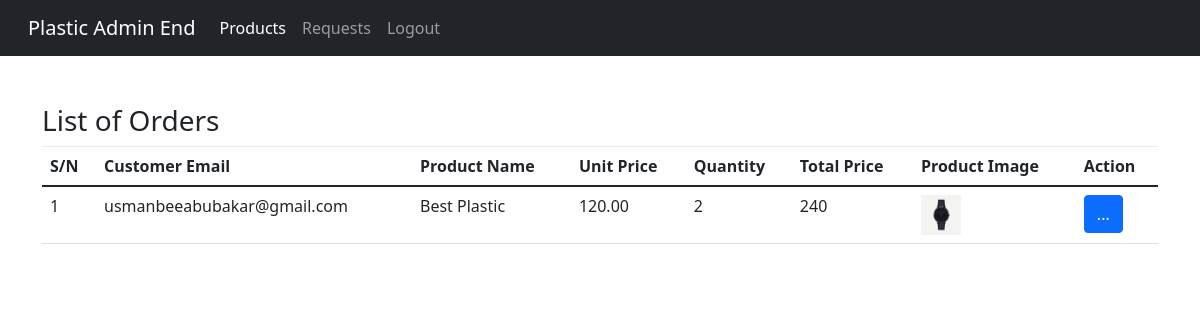
/company/vendor-my-requests.php (signed in), run on the app's committed database.
### tables this page shows
CREATE TABLE `productrequest` (
  `customer_email` varchar(35) DEFAULT NULL,
  `product_id` int(11) DEFAULT NULL,
  `requestID` int(11) NOT NULL,
  `delivery_address` varchar(45) DEFAULT NULL,
  `request_date` date DEFAULT current_timestamp(),
  `status_` varchar(45) DEFAULT NULL,
  `Quantity` int(11) DEFAULT 1
);

CREATE TABLE `product` (
  `product_id` int(11) NOT NULL,
  `product_name` varchar(45) DEFAULT NULL,
  `product_description` varchar(255) DEFAULT NULL,
  `product_image` varchar(45) DEFAULT NULL,
  `company_email` varchar(55) DEFAULT NULL,
  `price` decimal(10,2) DEFAULT NULL
);

### company/vendor-my-requests.php (the view, shortened to what this page needs)
<html>
<head>
    <link rel="stylesheet" type="text/css" href="../vendor/bootstrap/css/bootstrap.min.css" />
</head>
<body>
    <?php include 'nav.php' ?>
    <div class="container" style="margin-top:2%">
        <br />
        <h3>List of Orders</h3>
        <table class="table">
            <thead>
                <tr>
                    <th scope="col">S/N</th>
                    <th scope="col">Customer Email</th>
                    <th scope="col">Product Name</th>
                    <th scope="col">Unit Price</th>
                    <th scope="col">Quantity</th>
                    <th scope="col">Total Price</th>
                    <th scope="col">Product Image</th>
                    <th scope="col">Action</th>
                </tr>
            </thead>
            <tbody>
                <?php
                include "../connect.php";
                $stmt =  $conn->prepare("SELECT * FROM productrequest join product on product.product_id = productrequest.product_id where company_email=? AND status_!=?");
                $stmt->bind_param("ss", $company_email, $stat);
                $count = 1;
                $stmt->execute();
                $result = $stmt->get_result();
                while ($row = $result->fetch_assoc()) {
                    echo
                    "<tr>" .
                        "<td>" . $count++ . "</td>" .
                        "<td>" . $row['customer_email'] . "</td>" .
                        "<td>" . $row['product_name'] . "</td>" .
                        "<td>" . $row['price'] . "</td>" .
                        "<td>" . $row['Quantity'] . "</td>" .
                        "<td>" . $row['price'] * $row['Quantity'] . "</td>" .
                        "<td><img style=width:40px;height:40px src=../images/products/" . $row['product_image'] . "></td>" .
                        "<td><button type=button class='btn btn-primary'>...</button></td>" .
                        "</tr>";
                }
                ?>
            </tbody>
        </table>
    </div>
</body>
</html>

### data on the page
productrequest: customer_email "usmanbeeabubakar@gmail.com", product.product_name "Best Plastic", product.price "120.00", Quantity "2", $row['price'] * $row['Quantity'] "240", product.product_image (picture)
